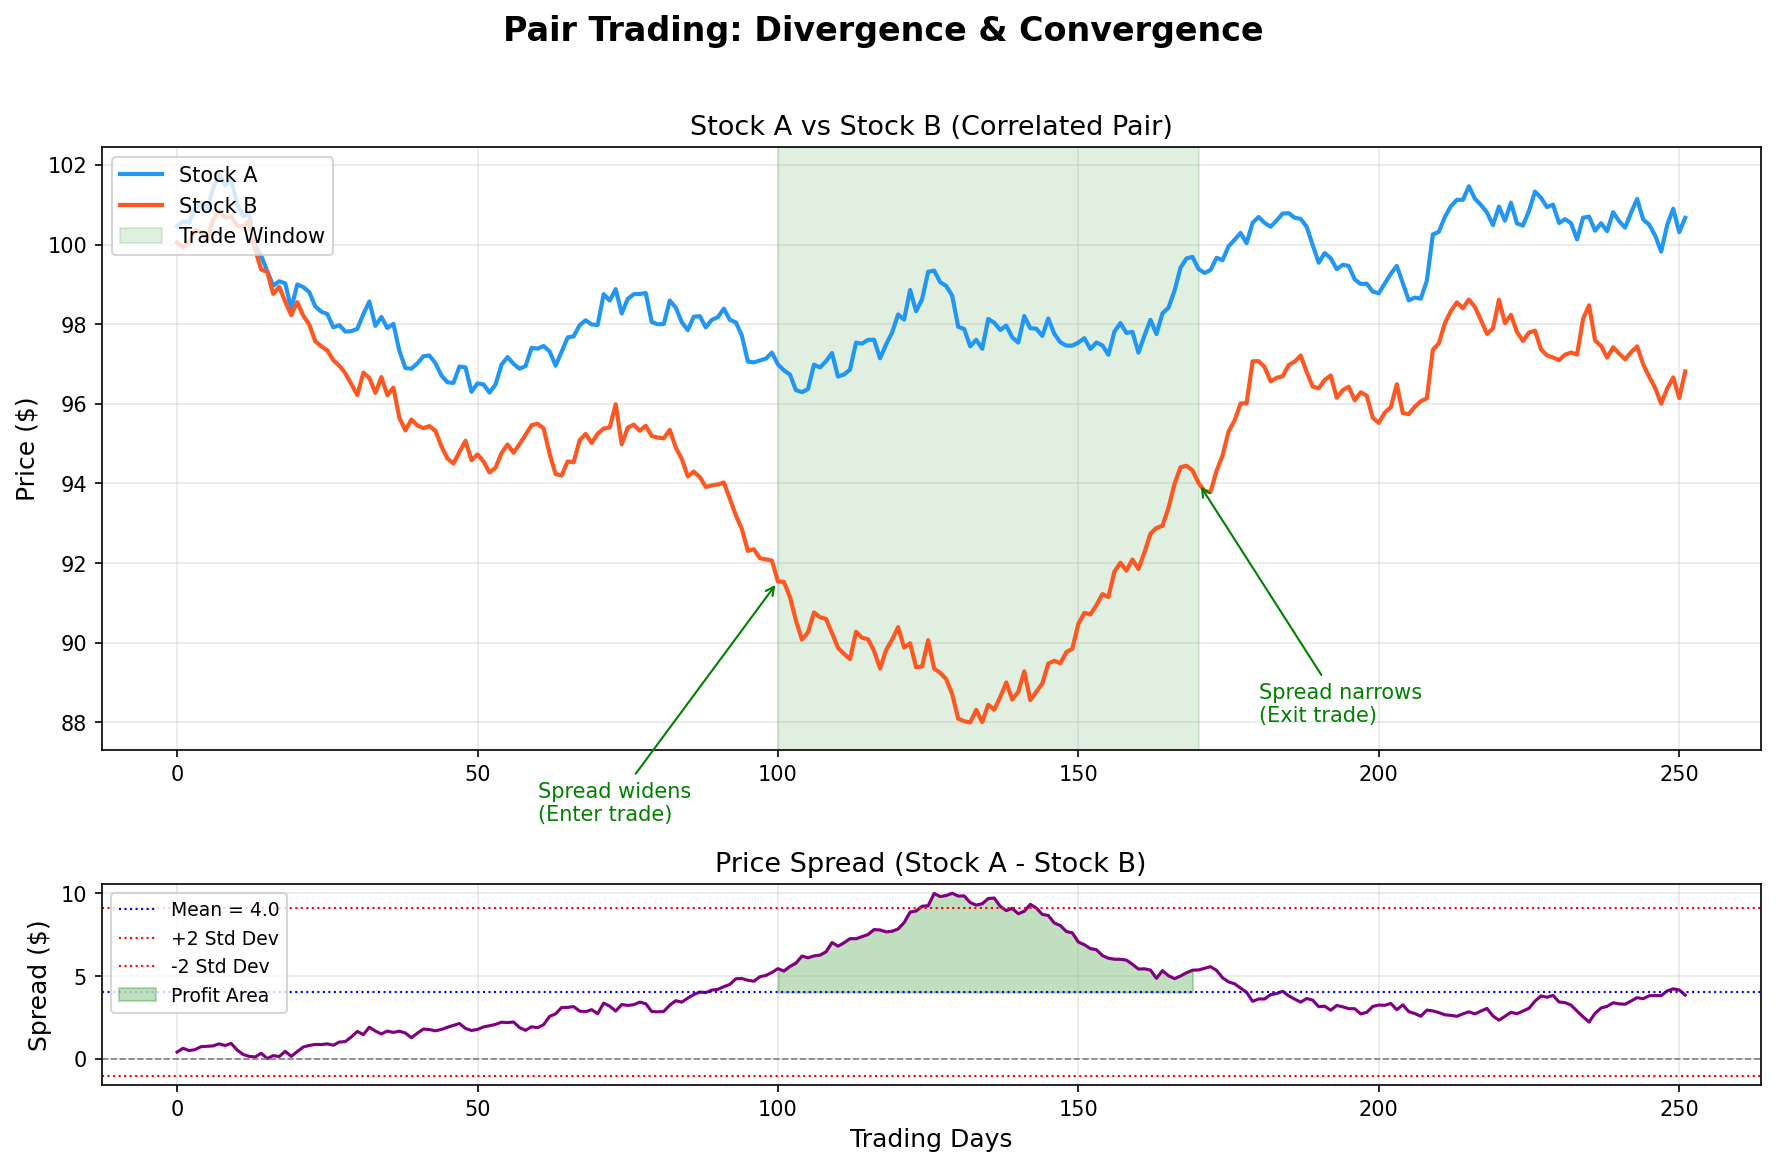

Here is the Python script that generated this plot:
"""
Week 14 - Pair Trading Visualization
=====================================
Two correlated stock price lines (Stock A and Stock B) showing
divergence and convergence, with profit area shaded.
Output: week14_pair_trade.png
"""

import numpy as np
import matplotlib.pyplot as plt
import os

# ---------------------------------------------------------------------------
# 1. Generate synthetic correlated stock prices
# ---------------------------------------------------------------------------
np.random.seed(42)
days = 252  # one trading year
t = np.arange(days)

# Common market factor
market = np.cumsum(np.random.randn(days) * 0.3)

# Stock A follows market closely
stock_a = 100 + market + np.cumsum(np.random.randn(days) * 0.15)

# Stock B follows market but with a temporary divergence in the middle
divergence = np.zeros(days)
# Create divergence: Stock B drops away from Stock A then converges back
divergence[80:130] = np.linspace(0, -8, 50)   # diverge
divergence[130:180] = np.linspace(-8, 0, 50)   # converge
stock_b = 100 + market + np.cumsum(np.random.randn(days) * 0.15) + divergence

# ---------------------------------------------------------------------------
# 2. Compute the spread
# ---------------------------------------------------------------------------
spread = stock_a - stock_b

# ---------------------------------------------------------------------------
# 3. Plot
# ---------------------------------------------------------------------------
fig, (ax1, ax2) = plt.subplots(2, 1, figsize=(12, 8),
                                gridspec_kw={'height_ratios': [3, 1]})
fig.suptitle('Pair Trading: Divergence & Convergence',
             fontsize=16, fontweight='bold', y=0.97)

# -- Top panel: stock prices --
ax1.plot(t, stock_a, color='#2196F3', linewidth=2, label='Stock A')
ax1.plot(t, stock_b, color='#FF5722', linewidth=2, label='Stock B')

# Shade the divergence region where profit is captured
entry_day = 100   # approximate entry after spread widens
exit_day  = 170   # approximate exit when spread narrows
ax1.axvspan(entry_day, exit_day, alpha=0.12, color='green',
            label='Trade Window')

# Annotations
ax1.annotate('Spread widens\n(Enter trade)',
             xy=(entry_day, stock_b[entry_day]),
             xytext=(entry_day - 40, stock_b[entry_day] - 6),
             fontsize=10, color='green',
             arrowprops=dict(arrowstyle='->', color='green'))
ax1.annotate('Spread narrows\n(Exit trade)',
             xy=(exit_day, stock_b[exit_day]),
             xytext=(exit_day + 10, stock_b[exit_day] - 6),
             fontsize=10, color='green',
             arrowprops=dict(arrowstyle='->', color='green'))

ax1.set_ylabel('Price ($)', fontsize=12)
ax1.legend(loc='upper left', fontsize=10)
ax1.set_title('Stock A vs Stock B (Correlated Pair)', fontsize=13)
ax1.grid(True, alpha=0.3)

# -- Bottom panel: spread --
ax2.plot(t, spread, color='purple', linewidth=1.5)
ax2.axhline(y=0, color='gray', linestyle='--', linewidth=0.8)
mean_spread = np.mean(spread)
std_spread  = np.std(spread)
ax2.axhline(y=mean_spread, color='blue', linestyle=':', linewidth=1,
            label=f'Mean = {mean_spread:.1f}')
ax2.axhline(y=mean_spread + 2 * std_spread, color='red', linestyle=':',
            linewidth=1, label='+2 Std Dev')
ax2.axhline(y=mean_spread - 2 * std_spread, color='red', linestyle=':',
            linewidth=1, label='-2 Std Dev')

# Shade the profit area in the spread chart
ax2.fill_between(t[entry_day:exit_day], spread[entry_day:exit_day],
                 mean_spread, alpha=0.25, color='green', label='Profit Area')

ax2.set_xlabel('Trading Days', fontsize=12)
ax2.set_ylabel('Spread ($)', fontsize=12)
ax2.set_title('Price Spread (Stock A - Stock B)', fontsize=13)
ax2.legend(loc='upper left', fontsize=9)
ax2.grid(True, alpha=0.3)

plt.tight_layout(rect=[0, 0, 1, 0.95])

# ---------------------------------------------------------------------------
# 4. Save
# ---------------------------------------------------------------------------
output_path = os.path.join(os.path.dirname(__file__), 'week14_pair_trade.png')
plt.savefig(output_path, dpi=150, bbox_inches='tight')
plt.close()
print(f"Saved: {output_path}")
